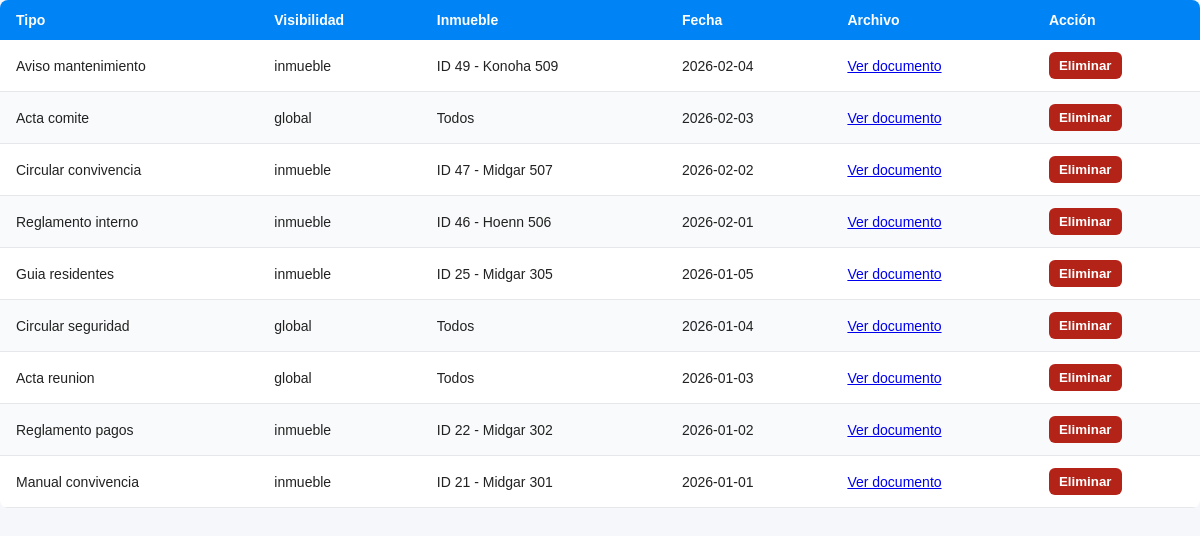
The app's page /programas/admin/listar_documentos.php (signed in) with its own data.
### tables this page shows
CREATE TABLE DOCUMENTOS (
    id_documento INT AUTO_INCREMENT PRIMARY KEY,
    id_inmueble INT,
    tipo_documento VARCHAR(100),
    url_documento VARCHAR(200),
    fecha_subida DATE,
    visibilidad ENUM('global','inmueble') NOT NULL,
    FOREIGN KEY (id_inmueble) REFERENCES INMUEBLES(id_inmueble)
);

CREATE TABLE TORRES (
    id_torre INT AUTO_INCREMENT PRIMARY KEY,
    nombre VARCHAR(20)
);

CREATE TABLE INMUEBLES (
    id_inmueble INT AUTO_INCREMENT PRIMARY KEY,
    numero VARCHAR(10),
    id_torre INT,
    area DECIMAL(10,2),
    parqueadero VARCHAR(20),
    id_propietario INT,

    FOREIGN KEY (id_torre) REFERENCES TORRES(id_torre),
    FOREIGN KEY (id_propietario) REFERENCES PROPIETARIOS(id_propietario)
);

### programas/admin/listar_documentos.php (the view, shortened to what this page needs)
<?php
include(__DIR__ . '/../comun/conexion.php');
$rol = $_SESSION['rol'] ?? null;
$where = "";
$sql = "SELECT d.*, i.numero AS apartamento, t.nombre AS torre
        FROM DOCUMENTOS d
        LEFT JOIN INMUEBLES i ON i.id_inmueble = d.id_inmueble
        LEFT JOIN TORRES t ON t.id_torre = i.id_torre
        $where
        ORDER BY d.fecha_subida DESC, d.id_documento DESC";
$resultado = mysqli_query($conexion,$sql);
?>
<!doctype html>
<html lang="es">
<head>
<link rel="stylesheet" href="../../css/style.css">
</head>
<body style="background:#f5f7fb;">
<div class="table-container" style="margin-top:0;">
<table class="residentes-table">
  <thead>
    <tr>
      <th>Tipo</th>
      <th>Visibilidad</th>
      <th>Inmueble</th>
      <th>Fecha</th>
      <th>Archivo</th>
      <?php if(intval($rol) === 1): ?>
      <th>Acción</th>
      <?php endif; ?>
    </tr>
  </thead>
  <tbody>
  <?php if($resultado && mysqli_num_rows($resultado) > 0): ?>
    <?php while($fila = mysqli_fetch_assoc($resultado)): ?>
      <?php
        $archivo = basename($fila['url_documento']);
        $inmueble_txt = ($fila['visibilidad'] === 'global')
          ? 'Todos'
          : ('ID '.$fila['id_inmueble'].' - '.($fila['torre'] ?? '-').' '.($fila['apartamento'] ?? '-'));
      ?>
      <tr>
        <td><?php echo htmlspecialchars($fila['tipo_documento']); ?></td>
        <td><?php echo htmlspecialchars($fila['visibilidad']); ?></td>
        <td><?php echo htmlspecialchars($inmueble_txt); ?></td>
        <td><?php echo htmlspecialchars($fila['fecha_subida']); ?></td>
        <td><a href="/proyecto-den-den-box/programas/comun/ver_documento.php?f=<?php echo rawurlencode($archivo); ?>" target="_blank">Ver documento</a></td>
        <?php if(intval($rol) === 1): ?>
        <td>
          <form method="post" action="eliminar_documento.php" onsubmit="return confirm('¿Eliminar este documento?');" style="margin:0;">
            <button type="submit" style="padding:6px 10px;border:none;border-radius:6px;background:#b42318;color:#fff;font-weight:700;cursor:pointer;">Eliminar</button>
          </form>
        </td>
        <?php endif; ?>
      </tr>
    <?php endwhile; ?>
  <?php else: ?>
    <tr>
      <td colspan="<?php echo (intval($rol) === 1) ? 6 : 5; ?>">No hay documentos publicados.</td>
    </tr>
  <?php endif; ?>
  </tbody>
</table>
</div>
</body>
</html>

### css/style.css (style rules this page uses)
* { box-sizing: border-box; margin: 0; padding: 0; }
html,body { height: 100%; font-family: Inter, "Segoe UI", Roboto, Arial, sans-serif; color: #222; background:#f5f7fb; }
:root { --primary: #1f6feb; --dark: #0b2545; --muted: #667085; --card-bg: #ffffff; --accent: #06b6d4; --glass: rgba(255,255,255,0.6); }
.table-container { width: 100%; overflow-x: auto; margin-top: 20px; }
.residentes-table { width: 100%; border-collapse: collapse; background: #ffffff; border-radius: 8px; overflow: hidden; font-family: Arial, sans-serif; }
.residentes-table thead { background: #0083f5; color: #fff; }
.residentes-table th { text-align: left; padding: 12px 16px; font-size: 14px; }
.residentes-table td { padding: 12px 16px; border-bottom: 1px solid #e5e7eb; font-size: 14px; }
.residentes-table tr:nth-child(even) { background: #f9fafb; }

### records on screen
documentos: tipo_documento "Aviso mantenimiento", visibilidad "inmueble", inmueble_txt "ID 49 - Konoha 509", fecha_subida "2026-02-04"
documentos: tipo_documento "Acta comite", visibilidad "global", visibilidad "Todos", fecha_subida "2026-02-03"
documentos: tipo_documento "Circular convivencia", visibilidad "inmueble", inmueble_txt "ID 47 - Midgar 507", fecha_subida "2026-02-02"
documentos: tipo_documento "Reglamento interno", visibilidad "inmueble", inmueble_txt "ID 46 - Hoenn 506", fecha_subida "2026-02-01"
documentos: tipo_documento "Guia residentes", visibilidad "inmueble", inmueble_txt "ID 25 - Midgar 305", fecha_subida "2026-01-05"
documentos: tipo_documento "Circular seguridad", visibilidad "global", visibilidad "Todos", fecha_subida "2026-01-04"
documentos: tipo_documento "Acta reunion", visibilidad "global", visibilidad "Todos", fecha_subida "2026-01-03"
documentos: tipo_documento "Reglamento pagos", visibilidad "inmueble", inmueble_txt "ID 22 - Midgar 302", fecha_subida "2026-01-02"
documentos: tipo_documento "Manual convivencia", visibilidad "inmueble", inmueble_txt "ID 21 - Midgar 301", fecha_subida "2026-01-01"
